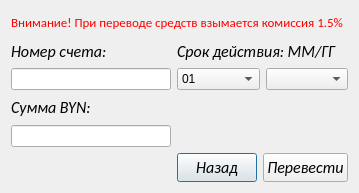
<?xml version="1.0" encoding="UTF-8"?>
<ui version="4.0">
 <class>sendForm</class>
 <widget class="QDialog" name="sendForm">
  <property name="geometry">
   <rect>
    <x>0</x>
    <y>0</y>
    <width>359</width>
    <height>193</height>
   </rect>
  </property>
  <property name="minimumSize">
   <size>
    <width>352</width>
    <height>193</height>
   </size>
  </property>
  <property name="maximumSize">
   <size>
    <width>359</width>
    <height>193</height>
   </size>
  </property>
  <property name="windowTitle">
   <string>Перевод средств</string>
  </property>
  <property name="windowIcon">
   <iconset>
    <activeon>:/logo.ico</activeon>
   </iconset>
  </property>
  <layout class="QGridLayout" name="gridLayout">
   <item row="0" column="0" colspan="3">
    <widget class="QLabel" name="infoLabel">
     <property name="font">
      <font>
       <family>Calibri</family>
       <pointsize>10</pointsize>
       <italic>false</italic>
      </font>
     </property>
     <property name="text">
      <string>&lt;html&gt;&lt;head/&gt;&lt;body&gt;&lt;p&gt;&lt;span style=&quot; color:#ff0000;&quot;&gt;Внимание! При переводе средств взымается комиссия 1.5%&lt;/span&gt;&lt;/p&gt;&lt;/body&gt;&lt;/html&gt;</string>
     </property>
    </widget>
   </item>
   <item row="1" column="0">
    <widget class="QLabel" name="numLabel">
     <property name="font">
      <font>
       <family>Calibri</family>
       <pointsize>12</pointsize>
       <italic>true</italic>
      </font>
     </property>
     <property name="text">
      <string>Номер счета:</string>
     </property>
    </widget>
   </item>
   <item row="1" column="1" colspan="2">
    <widget class="QLabel" name="dateLabel">
     <property name="font">
      <font>
       <family>Calibri</family>
       <pointsize>12</pointsize>
       <italic>true</italic>
      </font>
     </property>
     <property name="text">
      <string>Срок действия: MM/ГГ</string>
     </property>
    </widget>
   </item>
   <item row="2" column="0">
    <widget class="QLineEdit" name="numEdit"/>
   </item>
   <item row="2" column="1">
    <widget class="QComboBox" name="McomboBox">
     <item>
      <property name="text">
       <string>01</string>
      </property>
     </item>
     <item>
      <property name="text">
       <string>02</string>
      </property>
     </item>
     <item>
      <property name="text">
       <string>03</string>
      </property>
     </item>
     <item>
      <property name="text">
       <string>04</string>
      </property>
     </item>
     <item>
      <property name="text">
       <string>05</string>
      </property>
     </item>
     <item>
      <property name="text">
       <string>06</string>
      </property>
     </item>
     <item>
      <property name="text">
       <string>07</string>
      </property>
     </item>
     <item>
      <property name="text">
       <string>08</string>
      </property>
     </item>
     <item>
      <property name="text">
       <string>09</string>
      </property>
     </item>
     <item>
      <property name="text">
       <string>10</string>
      </property>
     </item>
     <item>
      <property name="text">
       <string>11</string>
      </property>
     </item>
     <item>
      <property name="text">
       <string>12</string>
      </property>
     </item>
    </widget>
   </item>
   <item row="2" column="2">
    <widget class="QComboBox" name="YcomboBox"/>
   </item>
   <item row="3" column="0">
    <widget class="QLabel" name="sumLabel">
     <property name="font">
      <font>
       <family>Calibri</family>
       <pointsize>12</pointsize>
       <italic>true</italic>
      </font>
     </property>
     <property name="text">
      <string>Сумма BYN:</string>
     </property>
    </widget>
   </item>
   <item row="4" column="0">
    <widget class="QLineEdit" name="sumEdit"/>
   </item>
   <item row="5" column="1" colspan="2">
    <layout class="QHBoxLayout" name="horizontalLayout">
     <item>
      <widget class="QPushButton" name="backButton">
       <property name="font">
        <font>
         <family>Calibri</family>
         <pointsize>12</pointsize>
         <italic>true</italic>
        </font>
       </property>
       <property name="text">
        <string>Назад</string>
       </property>
      </widget>
     </item>
     <item>
      <widget class="QPushButton" name="sendButton">
       <property name="font">
        <font>
         <family>Calibri</family>
         <pointsize>12</pointsize>
         <italic>true</italic>
        </font>
       </property>
       <property name="text">
        <string>Перевести</string>
       </property>
      </widget>
     </item>
    </layout>
   </item>
  </layout>
 </widget>
 <resources/>
 <connections/>
</ui>
